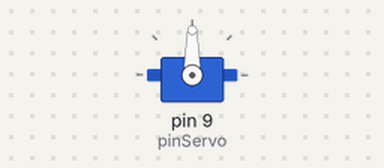
The sketch below on a simulated Arduino Uno, built with avr-gcc and run on an emulated ATmega328P. On the bench: servo. What the sketch prints to the serial monitor is not drawn.

Above: at 0.1 s.
At 60.1 s:
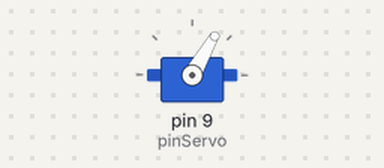
Timing chart, 0 to 61.6 s (numbered marks = the images above):
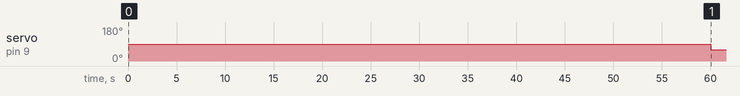

Measured:
- by itself, servo on pin 9 (pinServo): 90° → 60° at 60.0 s

The sketch:

aquarium-feeder.ino
```cpp
#include<Servo.h>

// set pin numbers:
#define pinServo 9
Servo servo;

long previousMillis = 0;        // will store last time servo was updated

// the follow variables is a long because the time, measured in miliseconds,
// will quickly become a bigger number than can be stored in an int.
long interval = 60000;           // interval at which to rotate (milliseconds)

void setup() {
  Serial.begin(9600);
  // set the digital pin as output:
  servo.attach(pinServo);
  servo.detach();
}

void loop()

{
unsigned long currentMillis = millis();

  if(currentMillis - previousMillis >= interval) {

    previousMillis = currentMillis;

    servo.attach(pinServo);
    servo.write(60);
    delay(3000);
    servo.detach();
  }
  Serial.println(currentMillis);
}
```
